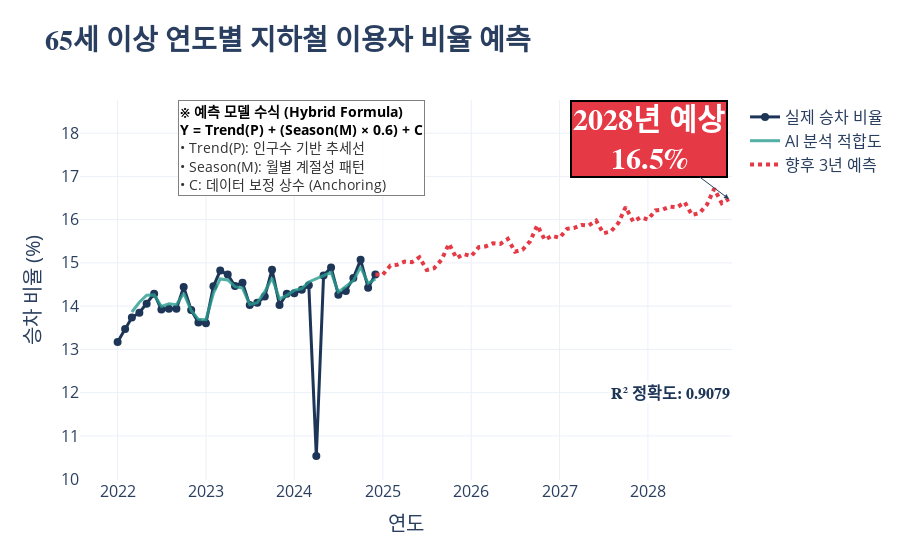

The notebook cell this image was saved under:
### Code cell
# =========================================================
# [1] 데이터 로드 및 전처리 (기존 코드 유지)
# =========================================================
# (사용자 환경에 이미 weather_csv_data 등이 있다고 가정)

def load_weather_from_string(csv_string, date_col_name, val_col_name, new_col_name):
    df = pd.read_csv(io.StringIO(csv_string))
    df.columns = df.columns.str.replace(' ', '').str.strip()
    df['Date'] = pd.to_datetime(df[date_col_name])
    df[new_col_name] = pd.to_numeric(df[val_col_name], errors='coerce').fillna(0)
    return df[['Date', new_col_name]]

# ※ 주의: 아래 변수들이 메모리에 없으면 에러가 납니다. (이전 단계 실행 필요)
try:
    df_temp = load_weather_from_string(weather_csv_data, "년월", "평균기온(℃)", "Temp")
    df_rain = load_weather_from_string(rain_csv_data, "년월", "강수량(mm)", "Rain")
except:
    pass # 이미 로드되어 있다면 패스

def clean_population_data(df_list):
    all_data = []
    for df in df_list:
        temp = df.copy()
        temp.columns = temp.columns.str.replace('"', '').str.strip()
        target_row = temp[(temp['동별'].astype(str).str.contains('합계')) & 
                          (temp['구분별'].astype(str).str.contains('세대'))]
        if target_row.empty: continue
        date_cols = [c for c in temp.columns if '월' in c and '.' in c]
        values = target_row[date_cols].iloc[0].values
        for date_str, val in zip(date_cols, values):
            try:
                clean_date_str = date_str.replace('월', '').replace('"', '').strip()
                year, month = map(int, clean_date_str.split('.'))
                date_obj = pd.Timestamp(year=year, month=month, day=1)
                pop_val = int(str(val).replace(',', '').replace('"', '').strip())
                all_data.append({'Date': date_obj, 'Population': pop_val})
            except: continue
    return pd.DataFrame(all_data).sort_values('Date').reset_index(drop=True)

def process_subway_data(df_list):
    monthly_data = []
    for df in df_list:
        temp = df.copy()
        if '승하차구분' in temp.columns: temp = temp[temp['승하차구분'] == '승차']
        time_cols = [c for c in temp.columns if '시간대' in c]
        for col in time_cols: temp[col] = pd.to_numeric(temp[col], errors='coerce').fillna(0)
        temp['Total'] = temp[time_cols].sum(axis=1)
        temp['수송일자'] = pd.to_datetime(temp['수송일자'])
        monthly_sum = temp.groupby(temp['수송일자'].dt.to_period('M'))['Total'].sum()
        monthly_data.append(monthly_sum)
    return pd.concat(monthly_data).sort_index()

def add_calendar_features(df):
    temp = df.copy()
    next_month = temp['Date'] + pd.offsets.MonthBegin(1)
    start_dates = temp['Date'].values.astype('datetime64[D]')
    end_dates = next_month.values.astype('datetime64[D]')
    temp['Workdays'] = np.busday_count(start_dates, end_dates)
    return temp

# 데이터 병합 (기존 변수 활용)
df_population = clean_population_data([elderly_2020_2022, elderly_2023_2025])
metro_senior = process_subway_data([senior22_df, senior23_df, senior24_df])
metro_total = process_subway_data([total22_df, total23_df, total24_df])

df_metro = pd.DataFrame({
    'Date': metro_senior.index.to_timestamp(),
    'Senior_Ride': metro_senior.values,
    'Total_Ride': metro_total.values
})
df_metro['Ratio'] = df_metro['Senior_Ride'] / df_metro['Total_Ride'] * 100

df_train = pd.merge(df_metro, df_population, on='Date', how='inner')
df_train = pd.merge(df_train, df_temp, on='Date', how='left')
df_train = pd.merge(df_train, df_rain, on='Date', how='left')
df_train = df_train.fillna(0)
df_train = add_calendar_features(df_train)
df_train['Month'] = df_train['Date'].dt.month

# =========================================================
# [2] 하이브리드 모델링 (기존 로직 유지)
# =========================================================
df_train_clean = df_train[df_train['Ratio'] > 13.5].copy()

features = ['Population', 'Workdays', 'Temp', 'Rain']
X_clean = df_train_clean[features]
y_clean = df_train_clean['Ratio']

# 1. 점수용 모델
model_score = RandomForestRegressor(n_estimators=200, random_state=42)
model_score.fit(X_clean, y_clean)
r2 = r2_score(y_clean, model_score.predict(X_clean))

# 2. 추세용 모델
model_trend = LinearRegression()
model_trend.fit(X_clean[['Population']], y_clean)

# 3. 패턴 추출
trend_values = model_trend.predict(X_clean[['Population']])
residuals = y_clean - trend_values
monthly_seasonality = residuals.groupby(df_train_clean['Month']).mean()

# =========================================================
# [3] 향후 4년 예측 (기존 로직 유지)
# =========================================================
last_date = df_train['Date'].max()
future_dates = pd.date_range(start=last_date + pd.DateOffset(months=1), 
                             periods=48, freq='MS')
df_future = pd.DataFrame({'Date': future_dates})
df_future['Month'] = df_future['Date'].dt.month

# 미래 인구 예측
pop_model_proj = LinearRegression()
pop_model_proj.fit(np.arange(len(df_population)).reshape(-1, 1), df_population['Population'].values)
future_idx = np.arange(len(df_population), len(df_population) + 48).reshape(-1, 1)
df_future['Population'] = pop_model_proj.predict(future_idx)

# 예측 수행
base_pred = model_trend.predict(df_future[['Population']])
future_seasonality = df_future['Month'].map(monthly_seasonality).fillna(0)
damping_factor = 0.6 
final_pred = base_pred + (future_seasonality * damping_factor)

# 강제 연결
last_real_val = df_train['Ratio'].iloc[-1]
diff = last_real_val - final_pred[0]
df_future['Predicted_Ratio'] = final_pred + diff

# =========================================================
# [4] 시각화 (여기가 수정된 부분입니다!)
# =========================================================
fig = go.Figure()

# 과거 실제 데이터
fig.add_trace(go.Scatter(
    x=df_train['Date'], y=df_train['Ratio'],
    mode='lines+markers', name='실제 승차 비율',
    line=dict(color='#1D3557', width=3), # 선 굵게
    marker=dict(size=8)
))

# AI 분석 추세
fig.add_trace(go.Scatter(
    x=df_train_clean['Date'], y=model_score.predict(X_clean),
    mode='lines', name='AI 분석 적합도',
    line=dict(color='#2A9D8F', width=3),
    opacity=0.8
))

# 미래 예측
fig.add_trace(go.Scatter(
    x=df_future['Date'], y=df_future['Predicted_Ratio'],
    mode='lines', name='향후 3년 예측',
    line=dict(color='#E63946', width=4, dash='dot') # 점선 굵게
))

# 연결선
fig.add_trace(go.Scatter(
    x=[df_train['Date'].iloc[-1], df_future['Date'].iloc[0]],
    y=[df_train['Ratio'].iloc[-1], df_future['Predicted_Ratio'].iloc[0]],
    mode='lines', showlegend=False,
    line=dict(color='#E63946', width=4, dash='dot')
))

# ★★★ [수정 핵심] 빨간 박스 크게 확대 & 스타일 변경 ★★★
final_val = df_future['Predicted_Ratio'].iloc[-1]
fig.add_annotation(
    x=df_future['Date'].iloc[-1], y=final_val,
    text=f"<b>2028년 예상<br>{final_val:.1f}%</b>", 
    showarrow=True, arrowhead=2, ax=-80, ay=-60,
    # [변경] 빨간 배경에 흰 글씨, 폰트 사이즈 30으로 대폭 확대
    font=dict(color='white', size=30, family="Arial Black"),
    bgcolor="#E63946", # 박스 배경 빨강
    bordercolor="black", # 테두리 검정
    borderwidth=2
)

# 좌측 상단 공식 주석 (폰트 키움)
fig.add_annotation(
    x=0.15, y=1, xref="paper", yref="paper", # 위치를 맨 위로 올림
    text="<b>※ 예측 모델 수식 (Hybrid Formula)</b><br>" +
         "<b>Y = Trend(P) + (Season(M) × 0.6) + C</b><br>" +
         "<span style='font-size:14px; color:#333'>" + # 설명 글씨도 키움
         "• Trend(P): 인구수 기반 추세선<br>" +
         "• Season(M): 월별 계절성 패턴<br>" +
         "• C: 데이터 보정 상수 (Anchoring)" +
         "</span>",
    showarrow=False,
    align="left",
    font=dict(size=14, color="black"), # 제목 폰트 16
    bgcolor="rgba(255,255,255,0.9)",
    bordercolor="gray",
    borderwidth=1
)

# R2값 표시 (우측 상단으로 이동, 적당한 크기)
fig.add_annotation(
    x=1, y=0.2, xref="paper", yref="paper",
    text=f"<b>R² 정확도: {r2:.4f}</b>",
    showarrow=False,
    font=dict(size=16, color="#1D3557", family="Arial Black"),
    bgcolor="rgba(255,255,255,0.8)"
)

# 전체 레이아웃 설정 (전체 폰트 확대)
fig.update_layout(
    title=dict(
        text="<b>65세 이상 연도별 지하철 이용자 비율 예측</b>",
        font=dict(size=28, family="Malgun Gothic") # 제목 폰트 28
    ),
    xaxis=dict(
        title="연도",
        title_font=dict(size=20), # 축 제목 20
        tickfont=dict(size=16)    # 축 눈금 16
    ),
    yaxis=dict(
        title="승차 비율 (%)",
        title_font=dict(size=20),
        tickfont=dict(size=16)
    ),
    legend=dict(font=dict(size=16)), # 범례 폰트 16
    template="plotly_white",
    hovermode="x unified",
    margin=dict(t=100) # 상단 여백 확보
)

print(f"📊 [최종 모델 완료]")
print(f"   - R-squared 정확도: {r2:.4f}")

fig.show()

### Figure 1 — Plotly figure (JSON) as saved in the notebook; plotly's stock layout.template omitted (floating-point values rounded to 4 significant figures)
{"data": [{"line": {"color": "#1D3557", "width": 3}, "marker": {"size": 8}, "mode": "lines+markers", "name": "실제 승차 비율", "type": "scatter", "x": ["2022-01-01T00:00:00", "2022-02-01T00:00:00", "2022-03-01T00:00:00", "2022-04-01T00:00:00", "2022-05-01T00:00:00", "2022-06-01T00:00:00", "2022-07-01T00:00:00", "2022-08-01T00:00:00", "2022-09-01T00:00:00", "2022-10-01T00:00:00", "2022-11-01T00:00:00", "2022-12-01T00:00:00", "2023-01-01T00:00:00", "2023-02-01T00:00:00", "2023-03-01T00:00:00", "2023-04-01T00:00:00", "2023-05-01T00:00:00", "2023-06-01T00:00:00", "2023-07-01T00:00:00", "2023-08-01T00:00:00", "2023-09-01T00:00:00", "2023-10-01T00:00:00", "2023-11-01T00:00:00", "2023-12-01T00:00:00", "2024-01-01T00:00:00", "2024-02-01T00:00:00", "2024-03-01T00:00:00", "2024-04-01T00:00:00", "2024-05-01T00:00:00", "2024-06-01T00:00:00", "2024-07-01T00:00:00", "2024-08-01T00:00:00", "2024-09-01T00:00:00", "2024-10-01T00:00:00", "2024-11-01T00:00:00", "2024-12-01T00:00:00"], "y": [13.17, 13.47, 13.74, 13.85, 14.05, 14.29, 13.92, 13.94, 13.94, 14.44, 13.91, 13.62, 13.6, 14.46, 14.82, 14.73, 14.47, 14.54, 14.02, 14.08, 14.22, 14.84, 14.02, 14.29, 14.3, 14.38, 14.48, 10.54, 14.71, 14.9, 14.27, 14.35, 14.65, 15.07, 14.43, 14.73]}, {"line": {"color": "#2A9D8F", "width": 3}, "mode": "lines", "name": "AI 분석 적합도", "opacity": 0.8, "type": "scatter", "x": ["2022-03-01T00:00:00", "2022-04-01T00:00:00", "2022-05-01T00:00:00", "2022-06-01T00:00:00", "2022-07-01T00:00:00", "2022-08-01T00:00:00", "2022-09-01T00:00:00", "2022-10-01T00:00:00", "2022-11-01T00:00:00", "2022-12-01T00:00:00", "2023-01-01T00:00:00", "2023-02-01T00:00:00", "2023-03-01T00:00:00", "2023-04-01T00:00:00", "2023-05-01T00:00:00", "2023-06-01T00:00:00", "2023-07-01T00:00:00", "2023-08-01T00:00:00", "2023-09-01T00:00:00", "2023-10-01T00:00:00", "2023-11-01T00:00:00", "2023-12-01T00:00:00", "2024-01-01T00:00:00", "2024-02-01T00:00:00", "2024-03-01T00:00:00", "2024-05-01T00:00:00", "2024-06-01T00:00:00", "2024-07-01T00:00:00", "2024-08-01T00:00:00", "2024-09-01T00:00:00", "2024-10-01T00:00:00", "2024-11-01T00:00:00", "2024-12-01T00:00:00"], "y": [13.86, 14.09, 14.25, 14.26, 13.99, 14.05, 14.03, 14.3, 13.9, 13.69, 13.69, 14.3, 14.63, 14.61, 14.45, 14.42, 14.04, 14.08, 14.34, 14.65, 14.17, 14.25, 14.36, 14.41, 14.56, 14.71, 14.78, 14.32, 14.45, 14.59, 14.91, 14.53, 14.63]}, {"line": {"color": "#E63946", "dash": "dot", "width": 4}, "mode": "lines", "name": "향후 3년 예측", "type": "scatter", "x": ["2025-01-01T00:00:00", "2025-02-01T00:00:00", "2025-03-01T00:00:00", "2025-04-01T00:00:00", "2025-05-01T00:00:00", "2025-06-01T00:00:00", "2025-07-01T00:00:00", "2025-08-01T00:00:00", "2025-09-01T00:00:00", "2025-10-01T00:00:00", "2025-11-01T00:00:00", "2025-12-01T00:00:00", "2026-01-01T00:00:00", "2026-02-01T00:00:00", "2026-03-01T00:00:00", "2026-04-01T00:00:00", "2026-05-01T00:00:00", "2026-06-01T00:00:00", "2026-07-01T00:00:00", "2026-08-01T00:00:00", "2026-09-01T00:00:00", "2026-10-01T00:00:00", "2026-11-01T00:00:00", "2026-12-01T00:00:00", "2027-01-01T00:00:00", "2027-02-01T00:00:00", "2027-03-01T00:00:00", "2027-04-01T00:00:00", "2027-05-01T00:00:00", "2027-06-01T00:00:00", "2027-07-01T00:00:00", "2027-08-01T00:00:00", "2027-09-01T00:00:00", "2027-10-01T00:00:00", "2027-11-01T00:00:00", "2027-12-01T00:00:00", "2028-01-01T00:00:00", "2028-02-01T00:00:00", "2028-03-01T00:00:00", "2028-04-01T00:00:00", "2028-05-01T00:00:00", "2028-06-01T00:00:00", "2028-07-01T00:00:00", "2028-08-01T00:00:00", "2028-09-01T00:00:00", "2028-10-01T00:00:00", "2028-11-01T00:00:00", "2028-12-01T00:00:00"], "y": [14.73, 14.94, 14.96, 15.03, 15.01, 15.13, 14.84, 14.88, 15.08, 15.44, 15.11, 15.2, 15.15, 15.36, 15.38, 15.45, 15.44, 15.55, 15.26, 15.3, 15.5, 15.87, 15.53, 15.63, 15.58, 15.79, 15.8, 15.88, 15.86, 15.98, 15.68, 15.73, 15.92, 16.29, 15.96, 16.05, 16.0, 16.21, 16.23, 16.3, 16.29, 16.4, 16.11, 16.15, 16.35, 16.72, 16.38, 16.48]}, {"line": {"color": "#E63946", "dash": "dot", "width": 4}, "mode": "lines", "showlegend": false, "type": "scatter", "x": ["2024-12-01T00:00:00", "2025-01-01T00:00:00"], "y": [14.73, 14.73]}], "layout": {"annotations": [{"arrowhead": 2, "ax": -80, "ay": -60, "bgcolor": "#E63946", "bordercolor": "black", "borderwidth": 2, "font": {"color": "white", "family": "Arial Black", "size": 30}, "showarrow": true, "text": "<b>2028년 예상<br>16.5%</b>", "x": "2028-12-01T00:00:00", "y": 16.48}, {"align": "left", "bgcolor": "rgba(255,255,255,0.9)", "bordercolor": "gray", "borderwidth": 1, "font": {"color": "black", "size": 14}, "showarrow": false, "text": "<b>※ 예측 모델 수식 (Hybrid Formula)</b><br><b>Y = Trend(P) + (Season(M) × 0.6) + C</b><br><span style='font-size:14px; color:#333'>• Trend(P): 인구수 기반 추세선<br>• Season(M): 월별 계절성 패턴<br>• C: 데이터 보정 상수 (Anchoring)</span>", "x": 0.15, "xref": "paper", "y": 1, "yref": "paper"}, {"bgcolor": "rgba(255,255,255,0.8)", "font": {"color": "#1D3557", "family": "Arial Black", "size": 16}, "showarrow": false, "text": "<b>R² 정확도: 0.9079</b>", "x": 1, "xref": "paper", "y": 0.2, "yref": "paper"}], "hovermode": "x unified", "legend": {"font": {"size": 16}}, "margin": {"t": 100}, "title": {"font": {"family": "Malgun Gothic", "size": 28}, "text": "<b>65세 이상 연도별 지하철 이용자 비율 예측</b>"}, "xaxis": {"tickfont": {"size": 16}, "title": {"font": {"size": 20}, "text": "연도"}}, "yaxis": {"tickfont": {"size": 16}, "title": {"font": {"size": 20}, "text": "승차 비율 (%)"}}}}
